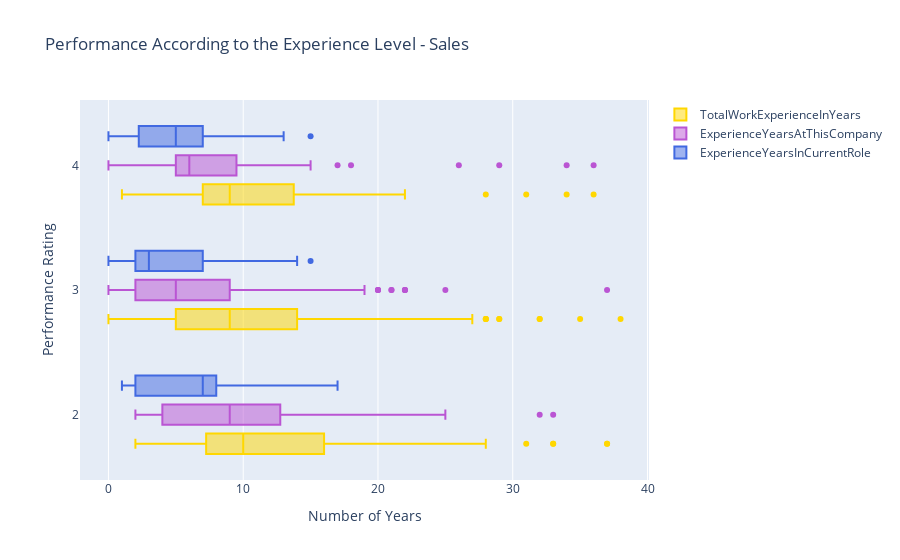

Notebook code for this chart:
### Code cell
data = [
    {
        'x': sales['TotalWorkExperienceInYears'],
        'y': sales['PerformanceRating'],
        'name':'TotalWorkExperienceInYears',
        'marker': {
            'color': 'gold'
        },
        'boxmean': False,
        'orientation': 'h',
        "type": "box",
    },
    {
        'x':sales['ExperienceYearsAtThisCompany'],
        'y':sales['PerformanceRating'],
        'name': 'ExperienceYearsAtThisCompany',
        'marker':{
            'color': 'mediumorchid',
        },
        'boxmean': False,
        'orientation': 'h',
        "type": "box",
    },
    {
        'x': sales['ExperienceYearsInCurrentRole'],
        'y': sales['PerformanceRating'],
        'name':'ExperienceYearsInCurrentRole',
        'marker': {
            'color': 'royalblue',
        },
        'boxmean': False,
        'orientation': 'h',
        "type": "box",
    }
]
layout = {
    'xaxis': {
        'title': 'Number of Years',
        'zeroline': False,
    },
    'yaxis': {
        'title': 'Performance Rating ',
        'zeroline': False,
    },
    'boxmode': 'group',
    'title': 'Performance According to the Experience Level - Sales',
}
fig = go.Figure(data=data, layout=layout)

py.iplot(fig)

### Figure 1 — Plotly figure (JSON) as saved in the notebook; plotly's stock layout.template omitted (floating-point values rounded to 4 significant figures; data arrays with more than 128 entries replaced by an {"elided": "..."} marker saying what was removed)
{"data": [{"boxmean": false, "marker": {"color": "gold"}, "name": "TotalWorkExperienceInYears", "orientation": "h", "type": "box", "x": {"elided": "373 int values"}, "y": {"elided": "373 int values"}}, {"boxmean": false, "marker": {"color": "mediumorchid"}, "name": "ExperienceYearsAtThisCompany", "orientation": "h", "type": "box", "x": {"elided": "373 int values"}, "y": {"elided": "373 int values"}}, {"boxmean": false, "marker": {"color": "royalblue"}, "name": "ExperienceYearsInCurrentRole", "orientation": "h", "type": "box", "x": {"elided": "373 int values"}, "y": {"elided": "373 int values"}}], "layout": {"boxmode": "group", "title": {"text": "Performance According to the Experience Level - Sales"}, "xaxis": {"title": {"text": "Number of Years"}, "zeroline": false}, "yaxis": {"title": {"text": "Performance Rating "}, "zeroline": false}}}
